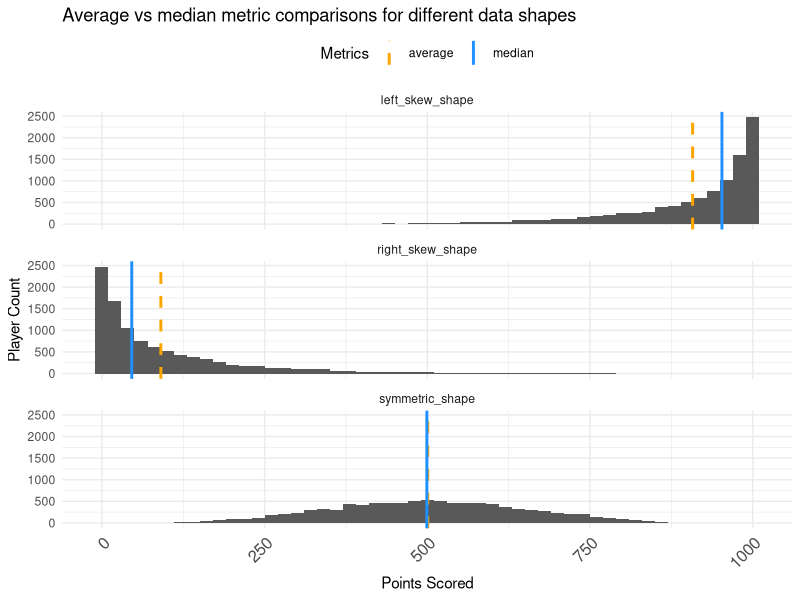

Reproduce this figure in R.
## ---- chunk 1
knitr::opts_chunk$set(echo=TRUE, warning=FALSE, message=FALSE)
## ---- chunk 2
library(tidyverse)
library(kableExtra)

### generate example data
left_long_tail <- tibble(label="left_skew_shape",
                         nums = rbeta(10000,5,0.5)*1000) %>%
  mutate(avg = mean(nums),
         median = median(nums))

right_long_tail <- tibble(label="right_skew_shape",
                          nums = rbeta(10000,0.5,5)*1000) %>%
  mutate(avg = mean(nums),
         median = median(nums))

similar_tails  <- tibble(label="symmetric_shape",
                         nums = rbeta(10000,5,5)*1000) %>%
  mutate(avg = mean(nums),
         median = median(nums))

example_data <- bind_rows(list(left_long_tail, 
                               right_long_tail, 
                               similar_tails))
## ---- chunk 3
example_data %>%
  ggplot(aes(x=nums)) +
  geom_histogram(binwidth=20) +
  geom_vline(aes(xintercept=avg, color="average"), linetype = "dashed", size=1) +
  geom_vline(aes(xintercept=median, color="median"), size=1) +
  facet_wrap(. ~ label, ncol=1) +
  labs(title="Average vs median metric comparisons for different data shapes",
       y="Player Count",
       x="Points Scored") +
  scale_color_manual(name = "Metrics", values = c(median = "dodgerblue", average = "orange")) +
  theme_minimal() +
  theme(axis.text.x = element_text(angle = 45, hjust = 1, vjust = 1, size=12),
        legend.position = "top",
        legend.title.align = 0.5)  + 
  guides(color = guide_legend(override.aes = list(size=5)))
## ---- chunk 4
example_data %>%
      group_by(dataset_label = label) %>%
      summarise(average_points_scored = round(mean(nums),0),
                median_points_scored = round(median(nums),0)) %>%
      kbl() %>%
      kable_classic(full_width = F, html_font = "Cambria")
